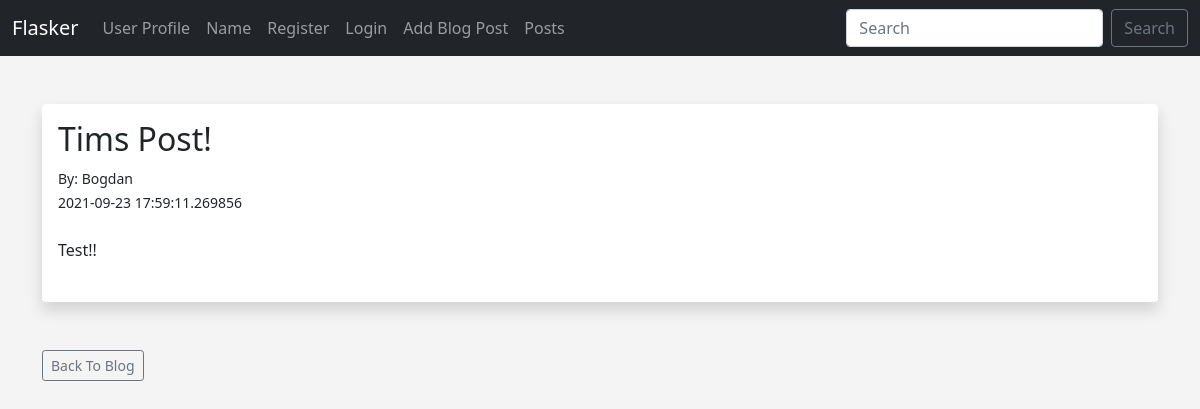
The page /posts/2 on the database its author committed.
### hello.py (models this page shows, shortened)
class Posts(db.Model):
	id = db.Column(db.Integer, primary_key=True)
	title = db.Column(db.String(255))
	content = db.Column(db.Text)
	date_posted = db.Column(db.DateTime, default=datetime.utcnow)
	slug = db.Column(db.String(255))
	poster_id = db.Column(db.Integer, db.ForeignKey('users.id'))

class Users(db.Model, UserMixin):
	id = db.Column(db.Integer, primary_key=True)
	username = db.Column(db.String(20), nullable=False, unique=True)
	name = db.Column(db.String(200), nullable=False)
	email = db.Column(db.String(120), nullable=False, unique=True)
	favorite_color = db.Column(db.String(120))
	date_added = db.Column(db.DateTime, default=datetime.utcnow)
	password_hash = db.Column(db.String(128))
	posts = db.relationship('Posts', backref='poster')
	@property
	def password(self):
		raise AttributeError('password is not a readable attribute!')

### hello.py (the view)
@app.route('/posts/<int:id>')
def post(id):
	post = Posts.query.get_or_404(id)
	return render_template('post.html', post=post)

### webforms.py
class SearchForm(FlaskForm):
	searched = StringField("Searched", validators=[DataRequired()])
	submit = SubmitField("Submit")

### hello.py (called while the page is built)
@app.context_processor
def base():
	form = SearchForm()
	return dict(form=form)

### templates/post.html (shortened to what this page needs)
{% extends 'base.html' %}
{% block content %}
<br/>
<div class="shadow p-3 mb-5 bg-body rounded">
	<h2>{{ post.title }}</h2>
	<small>By: {{ post.poster.name }}<br/>
	{{ post.date_posted }}</small> <br/><br/>
	{{ post.content|safe }}<br/><br/>
</div>
<a href="{{ url_for('posts')}}" class="btn btn-outline-secondary btn-sm">Back To Blog</a>
{% endblock %}

### static/css/style.css (style rules this page uses)
body { background: #f4f4f4; }

### rows shown on the page
Posts: title "Tims Post!", date_posted "2021-09-23 17:59:11.269856", content "Test!!"
Users: poster.name "Bogdan"
